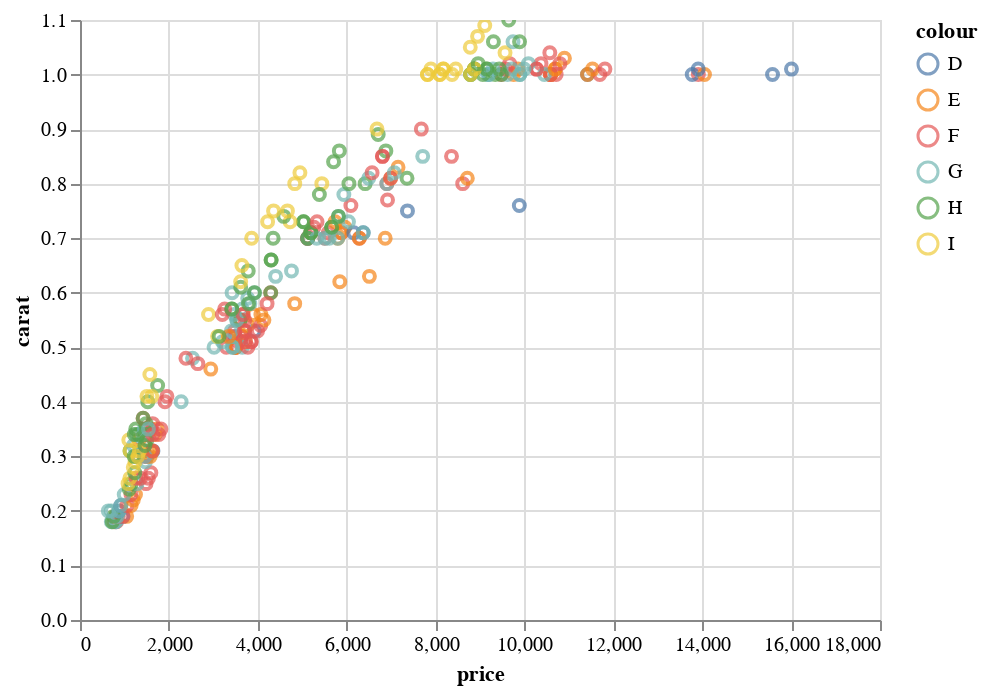

Here is the notebook cell this chart was saved with:
### Markdown cell above
## Altair

Altair is another library that works similarly to seaborn. It is based on an entirely different ecosystem (non Matplotlib) but offeres interesting possibilities in terms of interactivity.

Here an example as well:

### Code cell
import altair as alt

alt.Chart(diams).mark_point().encode(
    x='price',
    y='carat',
    color='colour',
).interactive()

### Figure 1 — Vega-Lite specification as saved in the notebook (floating-point values rounded to 4 significant figures; data arrays with more than 128 entries replaced by an {"elided": "..."} marker saying what was removed)
{"config": {"view": {"continuousWidth": 400, "continuousHeight": 300}}, "data": {"name": "data-aea060cc4ac74e9a44e0a1d1761d308a"}, "mark": "point", "encoding": {"color": {"type": "nominal", "field": "colour"}, "x": {"type": "quantitative", "field": "price"}, "y": {"type": "quantitative", "field": "carat"}}, "selection": {"selector001": {"type": "interval", "bind": "scales", "encodings": ["x", "y"]}}, "$schema": "https://vega.github.io/schema/vega-lite/v4.8.1.json", "datasets": {"data-aea060cc4ac74e9a44e0a1d1761d308a": {"elided": "308 records"}}}
